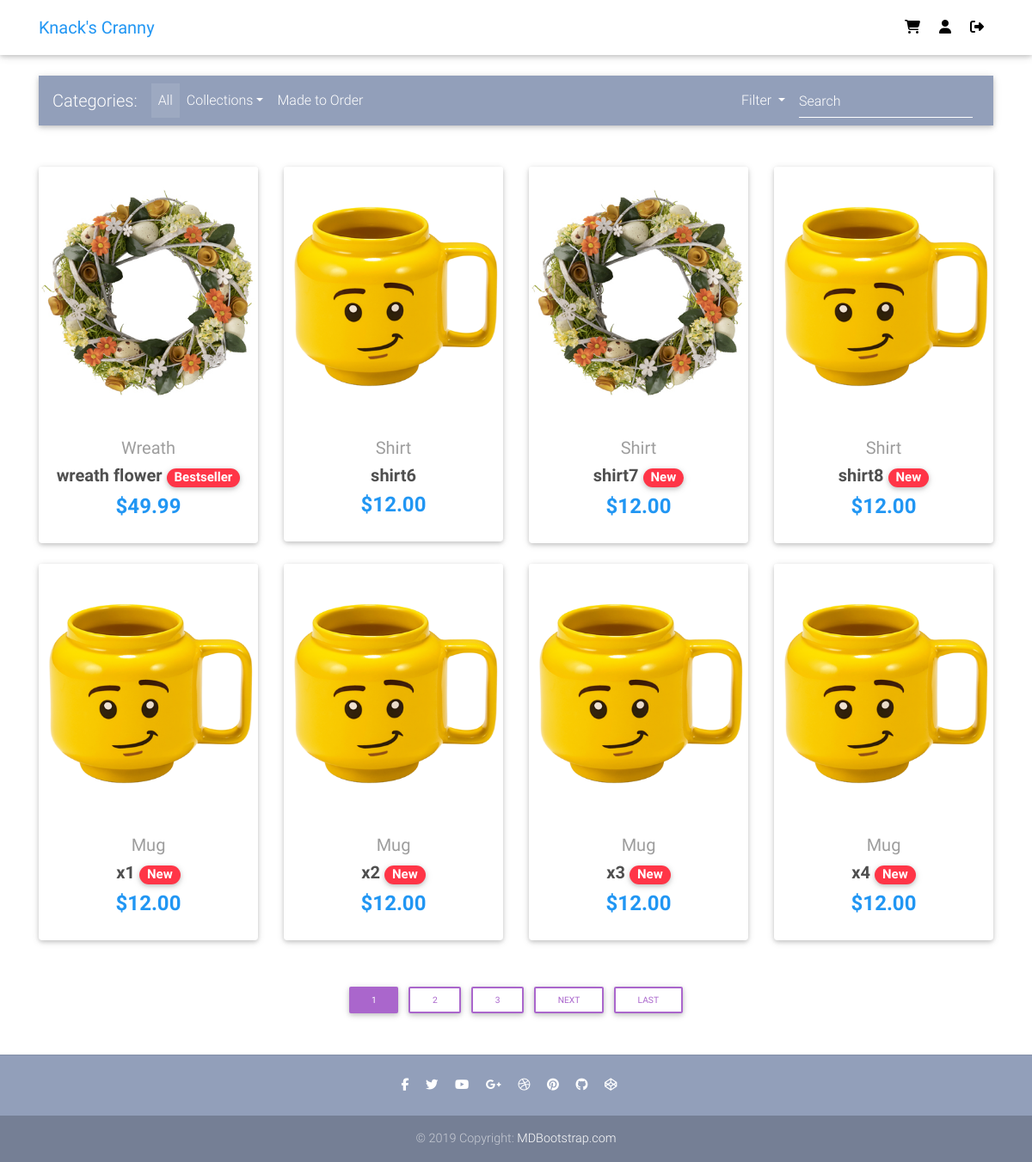
Page /home/ (signed in) on the earlier database version.
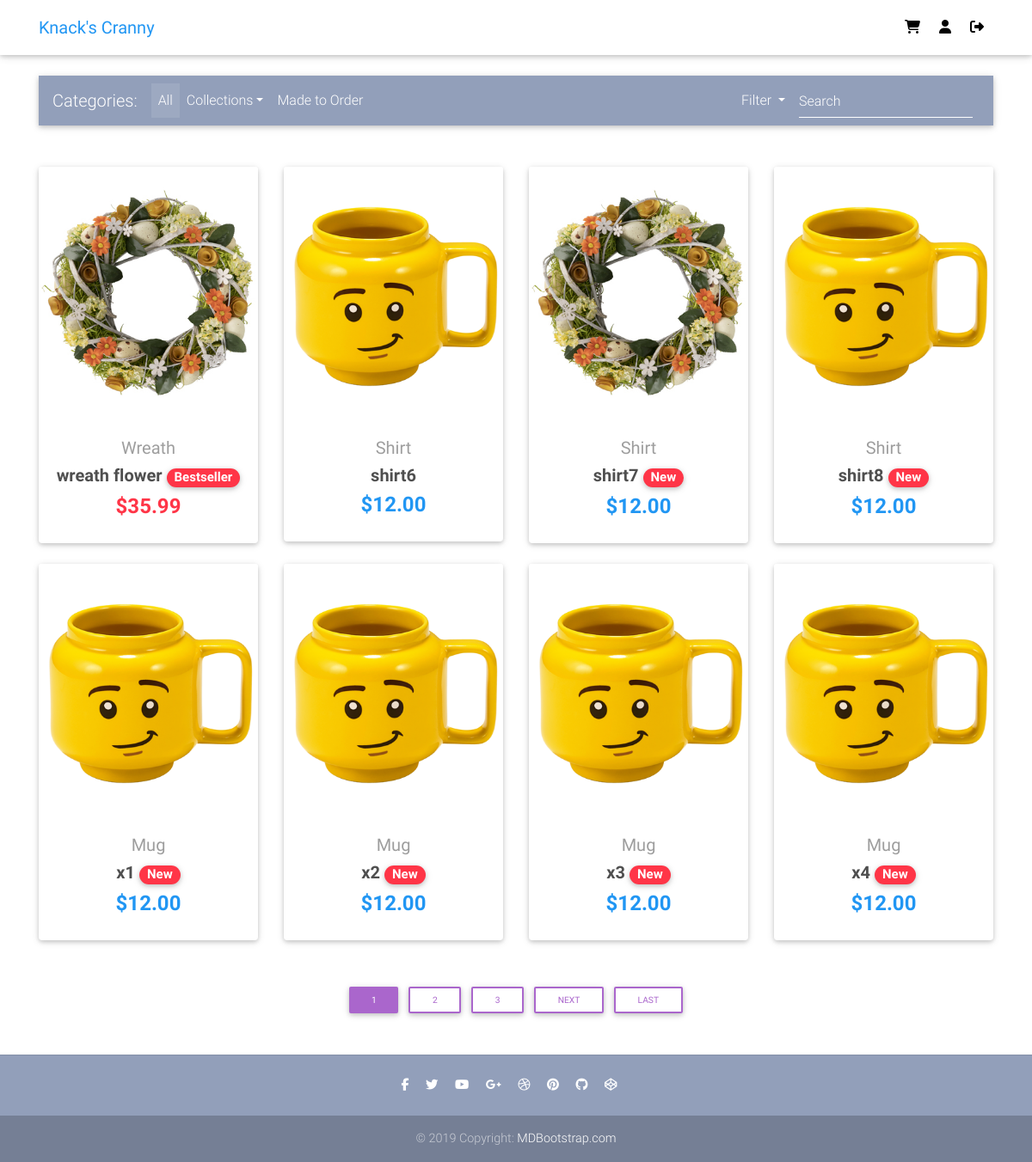
Same page on the later database version.
### items/models.py (models this page shows, shortened)
class Item(models.Model):
    category = models.ForeignKey(Category, on_delete=models.SET_NULL, null=True, blank=True)
    name = models.CharField(max_length=100, unique=True)
    description = models.TextField()
    price = models.DecimalField(max_digits=6, decimal_places=2)
    price_discount = models.DecimalField(max_digits=6, decimal_places=2, null=True, blank=True)
    item_label = models.CharField(max_length=2, choices=ITEM_LABELS, default='NA')
    date_added = models.DateTimeField(default=timezone.now)
    date_updated = models.DateTimeField(default=timezone.now)
    image = models.ImageField(default=f'default.png', upload_to='item_pics')
    def image_tag(self):
        '''display the image in admin panel'''
        return mark_safe('<img src="/media/%s" width="100" />' % (self.image))
    image_tag.short_description = 'Image'

class Category(models.Model):
    name = models.CharField(max_length=50, unique=True)
    class Meta:
        verbose_name_plural = 'Categories'

### ecommerce/views.py (the view)
# urls.py: path('home/', views.home, name='home'),
def home(request, page_type=None):
    if not request.user.is_authenticated:
        get_session(request)
    print('SESSION_KEY:', request.session.session_key)
    collection_categories = Category.objects.all()
    q = request.GET.get('search')
    filters = request.GET.getlist('filter')
    if q:
        items = search(q)
        page_type = 'searched'
    else:
        items = Item.objects.all()
        q = 'Search'
    items = filter_items(filters).order_by('-date_updated')
    page_obj = paginate(request, items)
    context = {
        'page_type': page_type,
        'collection_categories': collection_categories,
        'search_placeholder': q,
        'page_obj': page_obj
    }
    return render(request, 'ecommerce/home.html', context)

### ecommerce/models.py (called while the page is built)
    @property
    def get_cart_items(self):
        order_items = self.orderitem_set.all()
        total = sum([item.quantity for item in order_items])
        return total

### ecommerce/templatetags/cart_items_count.py (called while the page is built)
@register.filter
def cart_items_count(request):
    customer = query_customer(request)
    order = Order.objects.filter(customer=customer, is_ordered=False)
    if order.exists():
        return order.first().get_cart_items
    return None

### ecommerce/views.py (called while the page is built)
def query_customer(request):
    if request.user.is_authenticated:
        return Customer.objects.filter(user=request.user).first()
    else:
        return get_session(request)

def filter_items(filters):
    q = Q()
    for label in filters:
        q = q | Q(item_label__icontains=label)
    return Item.objects.filter(q)

def paginate(request, items):
    paginator = Paginator(items, 8)
    page_number = request.GET.get('page')
    print('paginator is called')
    return paginator.get_page(page_number)

### ecommerce/templates/ecommerce/home.html (shortened to what this page needs)
{% extends "ecommerce/base.html" %}
{% load static %}
{% block content %}
<main class="mt-5 pt-4">
  <div class="container">
    <nav class="navbar navbar-expand-lg navbar-dark mdb-color lighten-3 mt-3 mb-5">
      <span class="navbar-brand">Categories:</span>
      <div class="collapse navbar-collapse" id="basicExampleNav">
        <ul class="navbar-nav mr-auto">
          <li class="nav-item
            {% if page_type != 'collections' and page_type != 'made-to-order' and page_type != 'searched' %}
              active
            {% endif %}">
            <a class="nav-link" href="{% url 'ecommerce:home'%}">All
            </a>
          </li>
          <li class="nav-item dropdown dropdown-menu-right
              ">
            <a class="nav-link dropdown-toggle" data-toggle="dropdown" href="#">Collections</a>
          </li>
          <li class="nav-item
            ">
            <a class="nav-link" href="{% url 'ecommerce:home' 'made-to-order' %}">Made to Order</a>
          </li>
        </ul>
        <ul class="navbar-nav">
          <li class="nav-item dropdown">
            <a class="nav-link dropdown-toggle" href="#" id="navbarDropdown" role="button" data-toggle="dropdown">
              Filter
            </a>
          </li>
        </ul>
        <form class="form-inline" type="get">
          <div class="md-form my-0">
            <input class="form-control mr-sm-2" type="text" placeholder="{{ search_placeholder }}" name="search"
              aria-label="Search">
          </div>
        </form>
      </div>
    </nav>
    {% if page_type == 'collections' %}
    {% include "ecommerce/home-collections.html" %}
    {% elif page_type == 'made-to-order'%}
    {% include "ecommerce/home-made-to-order.html" %}
    {% else %}
    {% include "ecommerce/home-all.html" %}
    {% endif %}
  </div>
</main>
    <div class="row justify-content-center">
    {% if page_obj.paginator.count > 8%}
    {% for num in page_obj.paginator.page_range %}
    {% if page_obj.number == num %}
    <a class="btn btn-secondary mb-4 btn-sm test" href="?page={{ num }}">{{ num }}</a>
    {% elif num > page_obj.number|add:'-3' and num < page_obj.number|add:'3' %} <a
      class="btn btn-outline-secondary mb-4 btn-sm test" href="?page={{ num }}">{{ num }}</a>
      {% endif %}
      {% endfor %}
      {% if page_obj.has_next %}
      <a class="btn btn-outline-secondary mb-4 btn-sm test" href="?page={{ page_obj.next_page_number }}">Next</a>
      <a class="btn btn-outline-secondary mb-4 btn-sm test" href="?page={{ page_obj.paginator.num_pages }}">Last</a>
      {% endif %}
      {% endif %}
      </div>
{% endblock content %}

### ecommerce/templates/ecommerce/home-all.html (shortened to what this page needs)
<section class="text-center mb-4">
  <div class="row wow fadeIn">
    {% for item in page_obj %}
    <div class="col-lg-3 col-md-6 mb-4 item-label-{{ item.item_label }}">
      <div class="card">
        <div class="view overlay">
          <img src="{{ item.image.url }}" class="card-img-top" alt="">
        </div>
        <div class="card-body text-center">
          <a href="" class="grey-text">
            <h5>{{ item.category.name|title }}</h5>
          </a>
          <h5>
            <strong>
              <a href="{% url 'ecommerce:item' item.id 'regular' %}" class="dark-grey-text">
                {{ item.name|truncatechars:20 }}
                {% if item.item_label != "NA" %}
                <span class="badge badge-pill danger-color">
                  {{ item.get_item_label_display }}
                </span>
                {% endif %}
              </a>
            </strong>
          </h5>
          <h4 class="font-weight-bold blue-text">
            {% if item.price_discount %}
              <strong class="text-danger">${{ item.price_discount }}</strong>
            {% else %}
              <strong>${{ item.price }}</strong>
            {% endif %}
          </h4>
        </div>
      </div>
    </div>
    {% endfor %}
  </div>
</section>

Differences in the rows shown:
changed Item "wreath flower": price_discount (not shown) → "35.99"; price "49.99" → (not shown)
